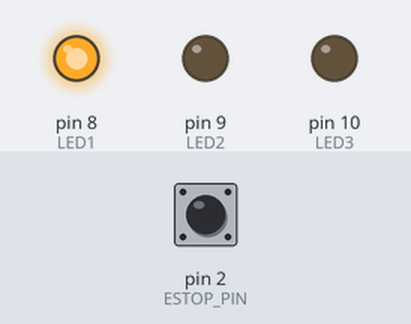
Recording of a sketch running on a simulated Arduino Uno, built with avr-gcc and run on an emulated ATmega328P. Shown: output pins drawn as LEDs (lit = HIGH). Inputs (shaded band) come from the test bench; at power-on: pin 2 (ESTOP_PIN) HIGH.

Above: at 0.15 s.
At 1.35 s:
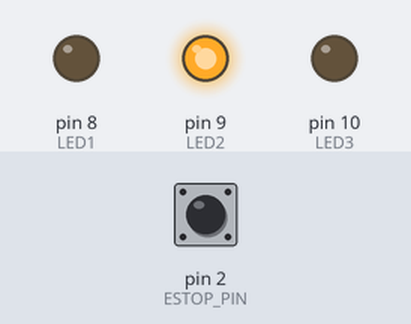
At 2.55 s:
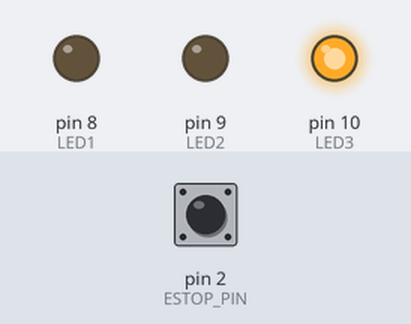
Timing chart, 0 to 3.0 s (numbered marks = the images above):
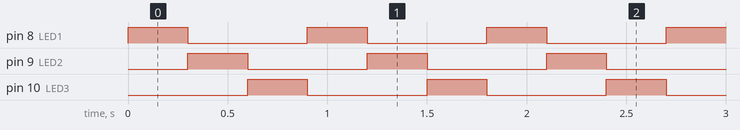

Measured:
- by itself, pin 8 (LED1), pin 9 (LED2), pin 10 (LED3): alternates HIGH for 0.30 s and LOW for 0.60 s
- by itself, everything shown: repeats every 0.90 s, in 4 steps

The sketch:

emergency_stop_interrupt.ino.ino
```cpp
#define ESTOP_PIN 2   // INT0

#define LED1 8
#define LED2 9
#define LED3 10

volatile bool emergencyStop = false;

// ---------- Emergency Stop ISR ----------
void emergencyISR() {
  emergencyStop = true;

  // Immediately turn OFF all LEDs
  digitalWrite(LED1, LOW);
  digitalWrite(LED2, LOW);
  digitalWrite(LED3, LOW);

  // Halt system permanently
  while (1) {
    // System stopped until reset
  }
}

void setup() {
  pinMode(LED1, OUTPUT);
  pinMode(LED2, OUTPUT);
  pinMode(LED3, OUTPUT);

  pinMode(ESTOP_PIN, INPUT_PULLUP);

  attachInterrupt(digitalPinToInterrupt(ESTOP_PIN),
                  emergencyISR,
                  FALLING);   // Button pressed
}

void loop() {
  // -------- Normal operation: blink LEDs --------
  digitalWrite(LED1, HIGH);
  delay(300);
  digitalWrite(LED1, LOW);

  digitalWrite(LED2, HIGH);
  delay(300);
  digitalWrite(LED2, LOW);

  digitalWrite(LED3, HIGH);
  delay(300);
  digitalWrite(LED3, LOW);
}
```
